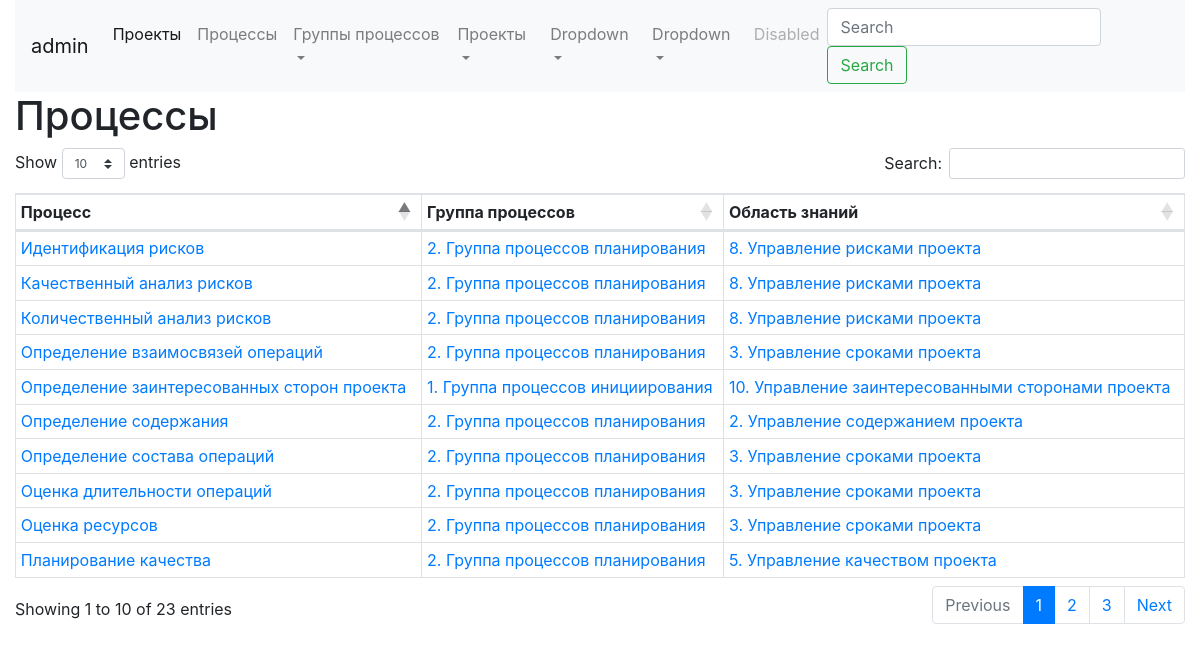
The app's page /process/all/ (signed in) with its own data.
### process/models.py (models this page shows, shortened)
class Process(models.Model):
    name = models.CharField('Название', max_length=100, unique=True, blank=False, null=False)
    order = models.PositiveSmallIntegerField('Порядок')
    process_group = models.ForeignKey('ProcessGroup', verbose_name="Группа процессов", on_delete=models.SET_NULL, null=True)
    knowlege_field = models.ForeignKey('KnowlegeField', verbose_name="Область знаний", on_delete=models.SET_NULL, null=True)
    class Meta:
        verbose_name = "Процесс"
        verbose_name_plural = "Процессы"
        ordering = ['process_group', 'knowlege_field', 'order']

class ProcessGroup(models.Model):
    name = models.CharField('Название', max_length=100, unique=True, blank=False, null=False)
    order = models.PositiveSmallIntegerField('Порядок')
    class Meta:
        verbose_name = "Группа процессов"
        verbose_name_plural = "Группы процессов"
        ordering = ['order']

class KnowlegeField(models.Model):
    name = models.CharField('Название', max_length=100, unique=True, blank=False, null=False)
    order = models.PositiveSmallIntegerField('Порядок')
    class Meta:
        verbose_name = "Область знаний"
        verbose_name_plural = "Области знаний"
        ordering = ['order']

### process/views.py (the view)
# urls.py: path('all/', views.ProcessListView.as_view(), name='process-list'),
class ProcessListView(ListView):
    model = Process

### context_processors/main_menu.py (called while the page is built)
def menu(request):
    context = {
        'process_groups': ProcessGroup.objects.all(),
        'projects': Project.objects.all(),
        'project_title': request.session['project_title']
    }
    return context

### process/templates/process/process_list.html (shortened to what this page needs)
{% extends "base.html" %}
{% block content %}
<h1>Процессы</h1>
<table id="table" class="table table-bordered table-hover table-sm">
<thead>
<tr>
<th scope="row">Процесс</th>
<th scope="row">Группа процессов</th>
<th scope="row">Область знаний</th>
</tr>
</thead>
<tbody>
{% for process in object_list %}
<tr>
    <td><a href="#">{{process.name}}</a></td>
    <td><a href="#">{{process.process_group.order}}. {{process.process_group.name}}</a></td>
    <td><a href="#">{{process.knowlege_field.order}}. {{process.knowlege_field.name}}</a></td>
</tr>
{% endfor %}
</tbody>
</table>
{% endblock %}

### templates/base.html (shortened to what this page needs)
{% load static %}
<!doctype html>
<html lang="ru">
  <head>
    <link rel="stylesheet" href="{% static 'css/bootstrap.min.css' %}">
    <link rel="stylesheet" href="https://cdnjs.cloudflare.com/ajax/libs/twitter-bootstrap/4.0.0/css/bootstrap.css">
    <link rel="stylesheet" href="https://cdn.datatables.net/1.10.16/css/dataTables.bootstrap4.min.css">
  </head>
  <body>
    <div class="container-fluid">
      {% include "navbar.html" %}
      {% block content %}{% endblock %}
    </div>
  </body>
</html>

### templates/navbar.html (shortened to what this page needs)
<nav class="navbar navbar-expand-lg navbar-light bg-light">
  <a class="navbar-brand" href="#">{{project_title}}</a>
  <div class="collapse navbar-collapse" id="navbarSupportedContent">
    <ul class="navbar-nav mr-auto">
      <li class="nav-item active">
        <a class="nav-link" href="{% url 'projects-list' %}">Проекты<span class="sr-only">(current)</span></a>
      </li>
      <li class="nav-item">
        <a class="nav-link" href="{% url 'process-list' %}">Процессы</a>
      </li>
      <li class="nav-item dropdown">
        <a class="nav-link dropdown-toggle" href="#" id="navbarDropdownProcessGroups" role="button" data-toggle="dropdown" aria-haspopup="true" aria-expanded="false">
         Группы процессов
        </a>
      </li>
      <li class="nav-item dropdown">
        <a class="nav-link dropdown-toggle" href="#" id="navbarDropdownProjects" role="button" data-toggle="dropdown" aria-haspopup="true" aria-expanded="false">
          Проекты
        </a>
      </li>
      <li class="nav-item dropdown">
        <a class="nav-link dropdown-toggle" href="#" id="navbarDropdown" role="button" data-toggle="dropdown" aria-haspopup="true" aria-expanded="false">
          Dropdown
        </a>
      </li>
      <li class="nav-item dropdown">
        <a class="nav-link dropdown-toggle" href="#" id="navbarDropdown" role="button" data-toggle="dropdown" aria-haspopup="true" aria-expanded="false">
          Dropdown
        </a>
      </li>
      <li class="nav-item">
        <a class="nav-link disabled" href="#">Disabled</a>
      </li>
    </ul>
    <form class="form-inline my-2 my-lg-0">
      <input class="form-control mr-sm-2" type="search" placeholder="Search" aria-label="Search">
      <button class="btn btn-outline-success my-2 my-sm-0" type="submit">Search</button>
    </form>
  </div>
</nav>

### records on screen
Process: name "Определение заинтересованных сторон проекта", process_group.order "1", process_group.name "Группа процессов инициирования", knowlege_field.order "10", knowlege_field.name "Управление заинтересованными сторонами проекта"
Process: name "Определение содержания", process_group.order "2", process_group.name "Группа процессов планирования", knowlege_field.order "2", knowlege_field.name "Управление содержанием проекта"
Process: name "Определение состава операций", process_group.order "2", process_group.name "Группа процессов планирования", knowlege_field.order "3", knowlege_field.name "Управление сроками проекта"
Process: name "Определение взаимосвязей операций", process_group.order "2", process_group.name "Группа процессов планирования", knowlege_field.order "3", knowlege_field.name "Управление сроками проекта"
Process: name "Оценка ресурсов", process_group.order "2", process_group.name "Группа процессов планирования", knowlege_field.order "3", knowlege_field.name "Управление сроками проекта"
Process: name "Оценка длительности операций", process_group.order "2", process_group.name "Группа процессов планирования", knowlege_field.order "3", knowlege_field.name "Управление сроками проекта"
Process: name "Планирование качества", process_group.order "2", process_group.name "Группа процессов планирования", knowlege_field.order "5", knowlege_field.name "Управление качеством проекта"
Process: name "Идентификация рисков", process_group.order "2", process_group.name "Группа процессов планирования", knowlege_field.order "8", knowlege_field.name "Управление рисками проекта"
Process: name "Качественный анализ рисков", process_group.order "2", process_group.name "Группа процессов планирования", knowlege_field.order "8", knowlege_field.name "Управление рисками проекта"
Process: name "Количественный анализ рисков", process_group.order "2", process_group.name "Группа процессов планирования", knowlege_field.order "8", knowlege_field.name "Управление рисками проекта"

### other values on screen
{{ project_title }} "admin"
